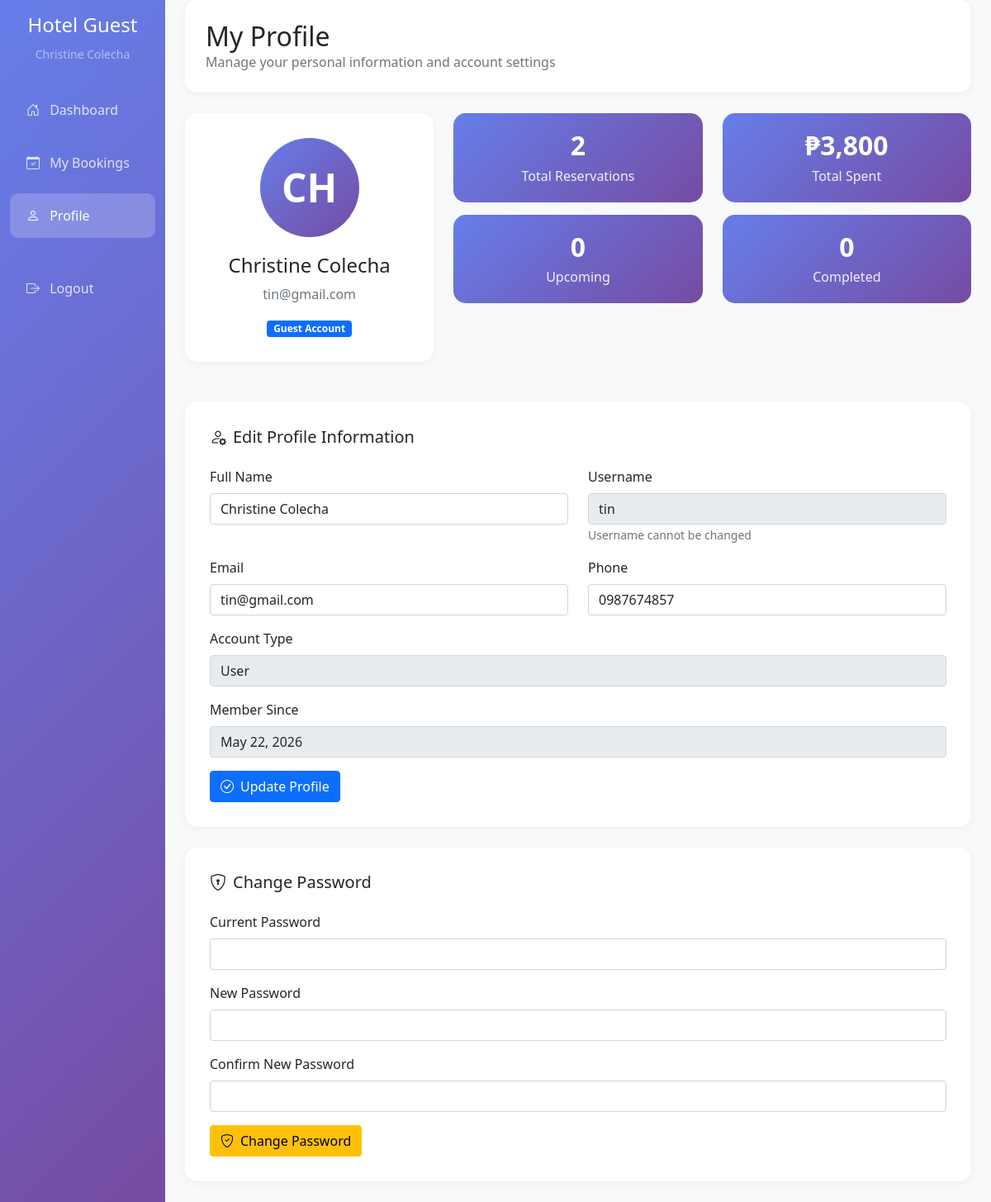
/user/profile.php (signed in), run on the app's committed database.
### tables this page shows
CREATE TABLE `users` (
  `user_id` int(11) NOT NULL,
  `username` varchar(50) NOT NULL,
  `password` varchar(255) NOT NULL,
  `full_name` varchar(100) NOT NULL,
  `email` varchar(100) NOT NULL,
  `phone` varchar(20) DEFAULT NULL,
  `role` enum('admin','user') NOT NULL DEFAULT 'user',
  `created_at` timestamp NOT NULL DEFAULT current_timestamp()
);

### config/database.php (called while the page is built, shortened)
<?php
class Database {
    private $host = "localhost";
    private $username = "root";
    private $password = "";
    private $database = "hotel_reservation";
    private $connection;
    public function __construct() {
        $this->connection = $this->getConnection();
    }
    private function getConnection() {
        try {
            $conn = new mysqli($this->host, $this->username, $this->password, $this->database);
            $conn->set_charset("utf8");
            return $conn;
        } catch (Exception $e) {
            die("Database connection error: " . $e->getMessage());
        }
    }
    public function query($sql) {
        $result = $this->connection->query($sql);
        return $result;
    }
}
?>

### user/profile.php (the view, shortened to what this page needs)
<?php
require_once __DIR__ . '/../config/database.php';
$db = new Database();
$user_id = $_SESSION['user_id'];
$userResult = $db->query("SELECT * FROM users WHERE user_id = $user_id");
$user = $userResult->fetch_assoc();
$statsQuery = "
    SELECT
        COUNT(r.reservation_id) as total_reservations,
        COALESCE(SUM(r.total_amount), 0) as total_spent,
        COUNT(CASE WHEN r.status = 'confirmed' THEN 1 END) as upcoming_reservations,
        COUNT(CASE WHEN r.status = 'checked_out' THEN 1 END) as completed_reservations
    FROM reservations r
    WHERE r.guest_id = (SELECT guest_id FROM guests WHERE email = '{$user['email']}')
";
$statsResult = $db->query($statsQuery);
$stats = $statsResult->fetch_assoc();
?>
<!DOCTYPE html>
<html lang="en">
<head>
    <link href="https://cdn.jsdelivr.net/npm/bootstrap@5.1.3/dist/css/bootstrap.min.css" rel="stylesheet">
    <link rel="stylesheet" href="../node_modules/bootstrap-icons/font/bootstrap-icons.css">
</head>
<body>
    <div class="container-fluid">
        <div class="row">
            <nav class="col-md-3 col-lg-2 d-md-block sidebar collapse">
                <div class="position-sticky pt-3">
                    <div class="text-center mb-4">
                        <h4 class="text-white">Hotel Guest</h4>
                        <small class="text-white-50"><?php echo $_SESSION['full_name']; ?></small>
                    </div>
                    <ul class="nav flex-column">
                        <li class="nav-item">
                            <a class="nav-link" href="dashboard.php">
                                <i class="bi bi-house-door me-2"></i> Dashboard
                            </a>
                        </li>
                        <li class="nav-item">
                            <a class="nav-link" href="bookings.php">
                                <i class="bi bi-calendar-check me-2"></i> My Bookings
                            </a>
                        </li>
                        <li class="nav-item">
                            <a class="nav-link active" href="profile.php">
                                <i class="bi bi-person me-2"></i> Profile
                            </a>
                        </li>
                        <li class="nav-item mt-4">
                            <a class="nav-link" href="../logout.php">
                                <i class="bi bi-box-arrow-right me-2"></i> Logout
                            </a>
                        </li>
                    </ul>
                </div>
            </nav>
            <main class="col-md-9 ms-sm-auto col-lg-10 px-md-4 main-content">
                <div class="page-header">
                    <div>
                        <h2 class="mb-0">My Profile</h2>
                        <p class="text-muted mb-0">Manage your personal information and account settings</p>
                    </div>
                </div>
                <div class="row mb-4">
                    <div class="col-md-4">
                        <div class="profile-card text-center">
                            <div class="avatar">
                                <?php echo strtoupper(substr($user['full_name'], 0, 2)); ?>
                            </div>
                            <h4><?php echo $user['full_name']; ?></h4>
                            <p class="text-muted"><?php echo $user['email']; ?></p>
                            <span class="badge bg-primary">Guest Account</span>
                        </div>
                    </div>
                    <div class="col-md-8">
                        <div class="row">
                            <div class="col-md-6">
                                <div class="stat-box">
                                    <h3><?php echo $stats['total_reservations']; ?></h3>
                                    <p>Total Reservations</p>
                                </div>
                            </div>
                            <div class="col-md-6">
                                <div class="stat-box">
                                    <h3>₱<?php echo number_format($stats['total_spent'], 0); ?></h3>
                                    <p>Total Spent</p>
                                </div>
                            </div>
                            <div class="col-md-6">
                                <div class="stat-box">
                                    <h3><?php echo $stats['upcoming_reservations']; ?></h3>
                                    <p>Upcoming</p>
                                </div>
                            </div>
                            <div class="col-md-6">
                                <div class="stat-box">
                                    <h3><?php echo $stats['completed_reservations']; ?></h3>
                                    <p>Completed</p>
                                </div>
                            </div>
                        </div>
                    </div>
                </div>
                <div class="profile-card">
                    <h5 class="mb-4"><i class="bi bi-person-gear me-2"></i>Edit Profile Information</h5>
                    <form method="POST">
                        <div class="row">
                            <div class="col-md-6 mb-3">
                                <label class="form-label">Full Name</label>
                                <input type="text" class="form-control" name="full_name"
                                       value="<?php echo $user['full_name']; ?>" required>
                            </div>
                            <div class="col-md-6 mb-3">
                                <label class="form-label">Username</label>
                                <input type="text" class="form-control" value="<?php echo $user['username']; ?>" readonly>
                                <small class="text-muted">Username cannot be changed</small>
                            </div>
                        </div>
                        <div class="row">
                            <div class="col-md-6 mb-3">
                                <label class="form-label">Email</label>
                                <input type="email" class="form-control" name="email"
                                       value="<?php echo $user['email']; ?>" required>
                            </div>
                            <div class="col-md-6 mb-3">
                                <label class="form-label">Phone</label>
                                <input type="tel" class="form-control" name="phone"
                                       inputmode="numeric" pattern="[0-9]+" maxlength="12"
                                       title="Phone number must contain numbers only"
                                       value="<?php echo $user['phone']; ?>">
                            </div>
                        </div>
                        <div class="mb-3">
                            <label class="form-label">Account Type</label>
                            <input type="text" class="form-control" value="<?php echo ucfirst($user['role']); ?>" readonly>
                        </div>
                        <div class="mb-3">
                            <label class="form-label">Member Since</label>
                            <input type="text" class="form-control"
                                   value="<?php echo date('M d, Y', strtotime($user['created_at'])); ?>" readonly>
                        </div>
                        <button type="submit" class="btn btn-primary">
                            <i class="bi bi-check-circle me-2"></i>Update Profile
                        </button>
                    </form>
                </div>
                <div class="profile-card">
                    <h5 class="mb-4"><i class="bi bi-shield-lock me-2"></i>Change Password</h5>
                    <form method="POST">
                        <div class="mb-3">
                            <label class="form-label">Current Password</label>
                            <input type="password" class="form-control" name="current_password" required>
                        </div>
                        <div class="mb-3">
                            <label class="form-label">New Password</label>
                            <input type="password" class="form-control" name="new_password" required minlength="6">
                        </div>
                        <div class="mb-3">
                            <label class="form-label">Confirm New Password</label>
                            <input type="password" class="form-control" name="confirm_password" required minlength="6">
                        </div>
                        <button type="submit" class="btn btn-warning">
                            <i class="bi bi-shield-check me-2"></i>Change Password
                        </button>
                    </form>
                </div>
            </main>
        </div>
    </div>
</body>
</html>

### user/profile.php (style rules this page uses)
.sidebar { min-height: 100vh; background: linear-gradient(135deg, #667eea 0%, #764ba2 100%); }
.sidebar .nav-link { color: rgba(255, 255, 255, 0.8); padding: 15px 20px; border-radius: 10px; margin: 5px 0; transition: all 0.3s; }
.sidebar .nav-link:hover, .sidebar .nav-link.active { background: rgba(255, 255, 255, 0.2); color: white; }
.main-content { background: #f8f9fa; min-height: 100vh; }
.page-header { background: white; border-radius: 15px; padding: 25px; margin-bottom: 25px; box-shadow: 0 2px 10px rgba(0, 0, 0, 0.05); }
.profile-card { background: white; border-radius: 15px; padding: 30px; box-shadow: 0 2px 10px rgba(0, 0, 0, 0.05); margin-bottom: 25px; }
.avatar { width: 120px; height: 120px; border-radius: 50%; background: linear-gradient(135deg, #667eea, #764ba2); display: flex; align-items: center; justify-content: center; color: white; font-size: 3rem; font-weight: bold; margin: 0 auto 20px; }
.stat-box { background: linear-gradient(135deg, #667eea, #764ba2); color: white; border-radius: 15px; padding: 20px; text-align: center; margin-bottom: 15px; }
.stat-box h3 { margin: 0; font-size: 2rem; font-weight: bold; }
.stat-box p { margin: 5px 0 0 0; opacity: 0.9; }

### data on the page
users: full_name "CH", full_name "Christine Colecha", email "tin@gmail.com", username "tin", phone "0987674857", role "User", created_at "May 22, 2026"

### other printed values
$_SESSION['full_name'] "Christine Colecha"
$stats['total_reservations'] "2"
$stats['total_spent'] "3,800"
$stats['upcoming_reservations'] "0"
$stats['completed_reservations'] "0"
